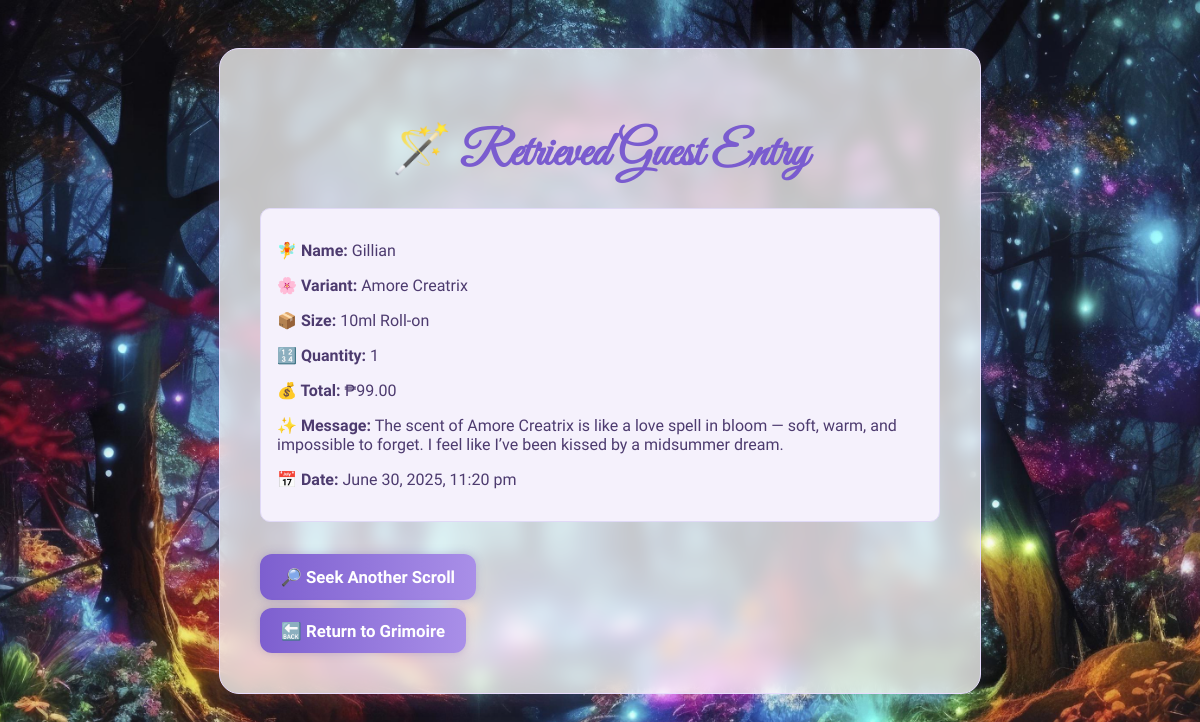
Screenshot of /Feedback/retrieve_entry.php?entry_id=2 with the database file from the repository.
### tables this page shows
CREATE TABLE `entries` (
  `id` int(11) NOT NULL,
  `name` varchar(100) NOT NULL,
  `variant` varchar(50) NOT NULL,
  `size` varchar(50) NOT NULL,
  `quantity` int(11) NOT NULL,
  `total_price` decimal(10,2) NOT NULL,
  `message` text NOT NULL,
  `date_posted` timestamp NOT NULL DEFAULT current_timestamp()
);

### Feedback/retrieve_entry.php (the view, shortened to what this page needs)
<?php
include "../Database/database.php";
?>
<!DOCTYPE html>
<html lang="en">
<head>
  <link rel="stylesheet" href="../css/styles.css">
</head>
<body>
  <div class="container">
    <h1>🪄 Retrieved Guest Entry</h1>
    <?php
    if (isset($_GET['entry_id'])) {
        $id = $_GET['entry_id'];
        try {
            $stmt = $conn->prepare("SELECT * FROM entries WHERE id = :id");
            $stmt->bindParam(':id', $id, PDO::PARAM_INT);
            $stmt->execute();
            if ($stmt->rowCount() === 0) {
                echo "<p>No scroll found with ID: $id 🫧</p>";
            } else {
                $entry = $stmt->fetch(PDO::FETCH_ASSOC);
                echo "<div class='summary'>";
                echo "<p><strong>🧚 Name:</strong> {$entry['name']}</p>";
                echo "<p><strong>🌸 Variant:</strong> {$entry['variant']}</p>";
                echo "<p><strong>📦 Size:</strong> {$entry['size']}</p>";
                echo "<p><strong>🔢 Quantity:</strong> {$entry['quantity']}</p>";
                echo "<p><strong>💰 Total:</strong> ₱{$entry['total_price']}</p>";
                echo "<p><strong>✨ Message:</strong> {$entry['message']}</p>";
                echo "<p><strong>📅 Date:</strong> " . date("F j, Y, g:i a", strtotime($entry['date_posted'])) . "</p>";
                echo "</div>";
            }
        } catch (PDOException $e) {
            echo "<p class='error'>Error: " . $e->getMessage() . "</p>";
        }
    } else {
        echo "<p>No scroll ID was provided. 🪄</p>";
    }
    ?>
    <div class="left-buttons">
      <a href="../pages/retrieve.html" class="nav-button">🔎 Seek Another Scroll</a>
      <a href="../pages/index.html" class="nav-button">🔙 Return to Grimoire</a>
    </div>
  </div>
</body>
</html>

### css/styles.css (style rules this page uses)
body { font-family: 'Cardo', serif; background: url('../images/enchanting.jpg') no-repeat center center fixed; background-size: cover; color: #3e2c5e; margin: 0; padding: 0; min-height: 100vh; }
.container { max-width: 680px; margin: 3rem auto; background: rgba(255, 255, 255, 0.75); backdrop-filter: blur(8px); padding: 2.5rem; border-radius: 20px; box-shadow: 0 0 25px rgba(178, 153, 255, 0.15); border: 1px solid #e8ddff; }
h1 { text-align: center; font-family: 'Great Vibes', cursive; font-size: 3rem; color: #7a5ccf; margin-bottom: 1.5rem; }
.summary { background-color: #f5f1fc; padding: 1rem; border-radius: 10px; margin-top: 1rem; border: 1px solid #e0d9f7; color: #4d3b6f; }
.nav-button { background: linear-gradient(to right, #7d5fcf, #a98fe8); color: #fff; padding: 0.8rem 1.3rem; border: none; border-radius: 12px; cursor: pointer; font-weight: bold; font-size: 1.05rem; font-family: 'Cardo', serif; transition: all 0.3s ease; box-shadow: 0 0 10px rgba(110, 90, 180, 0.3); text-decoration: none; display: inline-block; }
.left-buttons { display: flex; flex-direction: column; align-items: flex-start; gap: 0.5rem; margin-top: 2rem; }
.left-buttons .nav-button { margin-top: 0; }

### rows the page displays
entries: name "Gillian", variant "Amore Creatrix", size "10ml Roll-on", quantity "1", total_price "99.00", message "The scent of Amore Creatrix is like a love spell in bloom — soft, warm, and impossible to forget. I feel like I’ve been kissed by a midsummer dream.", date_posted "June 30, 2025, 11:20 pm"
